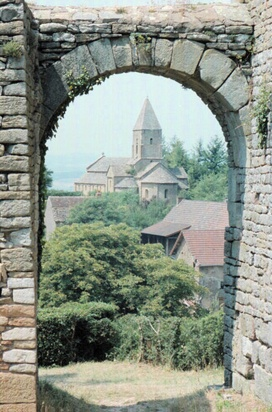
#> input picture computer_vis_course/samples/ARCH.JPG, 272 x 412 px, shrunk from 457 x 691 before the run, found by its file name
$ jupyter execute ch1_EOC_Questions.ipynb   (shell and % lines are left out)   (older library calls are emulated)
#> lines starting #> are read from the running program, lines starting #| are printed output that depends on the picture
# CH1 End of Chapter Problems

1. Take an image and apply Gaussian blur like in Figure 1.9.

Plot the image contours for increasing values of sigma.

What happens? Can you explain why?

[cell 1]
from PIL import Image
import numpy as np
from matplotlib import pyplot as plt
from IPython.display import display
import os
from scipy.ndimage import filters, gaussian_filter
from matplotlib.lines import Line2D
from ipywidgets import interact, fixed

[cell 2]
# Lets get an im
im = Image.open('samples/arch.jpg').convert('L')
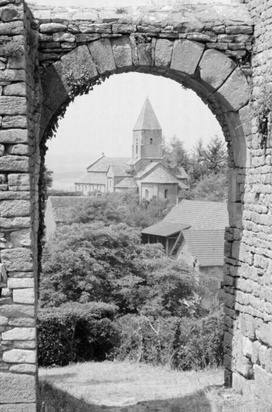
#> im: PIL image 272x412 L; min 0, max 253, mean 146.6
# display(im)
# implementing gaussian smoothing on im
im_arr = np.array(im)
sigma = 3
def smooth(arr,sigma):
#> called with sigma = 1
    return gaussian_filter(input=arr, sigma =sigma)
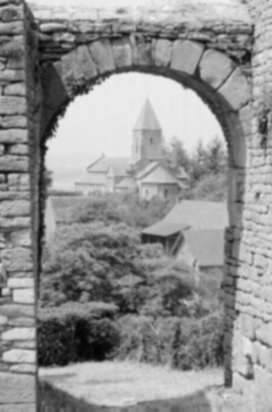
#> returned value: shape (412, 272); min 2, max 242, mean 145.6

# Visualize for different values of sigma
plt.figure().set_size_inches(10,10)
plt.imshow(im_arr, cmap='gray')
plt.contour(smooth(im_arr, 1), colors='red')
#> (this line was passed over: IPython is not available in this run)
plt.contour(smooth(im_arr, 3),  colors='blue')
#> call 2 of smooth, with sigma = 3
#> in smooth (call 2), `return gaussian_filter(input=arr, sigma =sigma)`:
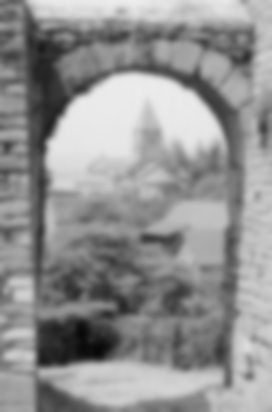
#> returned value: shape (412, 272); min 7, max 236, mean 145.6
#> (this line was passed over: IPython is not available in this run)
plt.contour(smooth(im_arr, 5), colors='green')
#> call 3 of smooth, with sigma = 5
#> in smooth (call 3), `return gaussian_filter(input=arr, sigma =sigma)`:
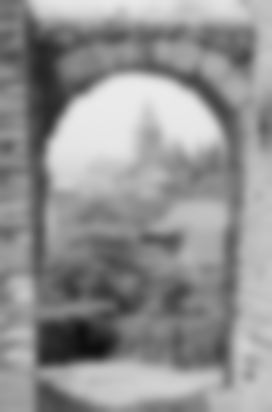
#> returned value: shape (412, 272); min 14, max 235, mean 145.6
#> (this line was passed over: IPython is not available in this run)
plt.contour(smooth(im_arr, 7), colors='yellow')
#> (this line was passed over: IPython is not available in this run)
plt.contour(smooth(im_arr, 9), colors='orange')
#> in smooth (call 5), `return gaussian_filter(input=arr, sigma =sigma)`:
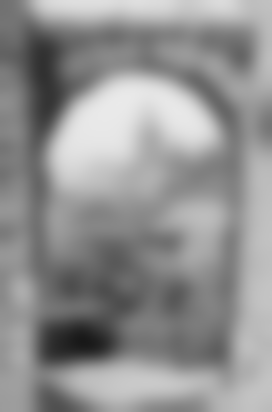
#> returned value: shape (412, 272); min 24, max 234, mean 145.6
#> (this line was passed over: IPython is not available in this run)

# Custom legend
custom_lines = [Line2D([0], [0], color='red', lw=4),
                Line2D([0], [0], color='blue', lw=4),
                Line2D([0], [0], color='green', lw=4),
                Line2D([0], [0], color='yellow', lw=4),
                Line2D([0], [0], color='orange', lw=4)]

# fig, ax = plt.subplots()
# lines = ax.plot(data)
plt.legend(custom_lines, ['Sigma of {}'.format(2*i+1) for i in range(5)])

# plt.legend()
plt.show()

$ run again, with computer_vis_course/samples/Bottles.jpg copied over computer_vis_course/samples/ARCH.JPG
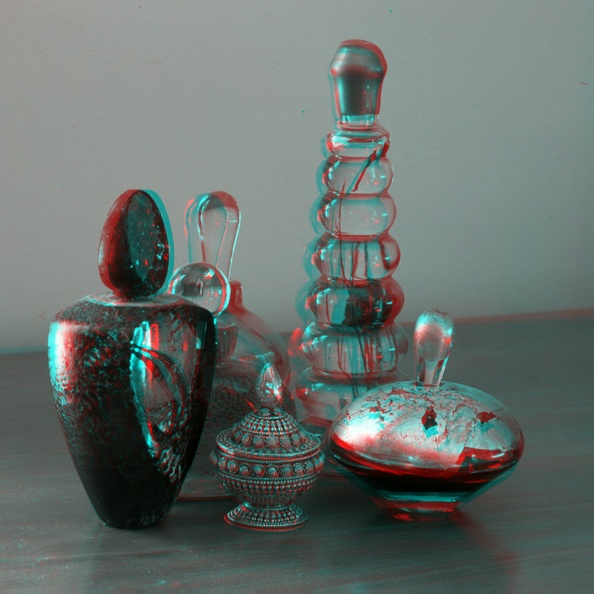
#> input picture computer_vis_course/samples/Bottles.jpg, 594 x 594 px, shrunk from 997 x 997 before the run, found by its file name
#> `im = Image.open('samples/arch.jpg').convert('L')`:
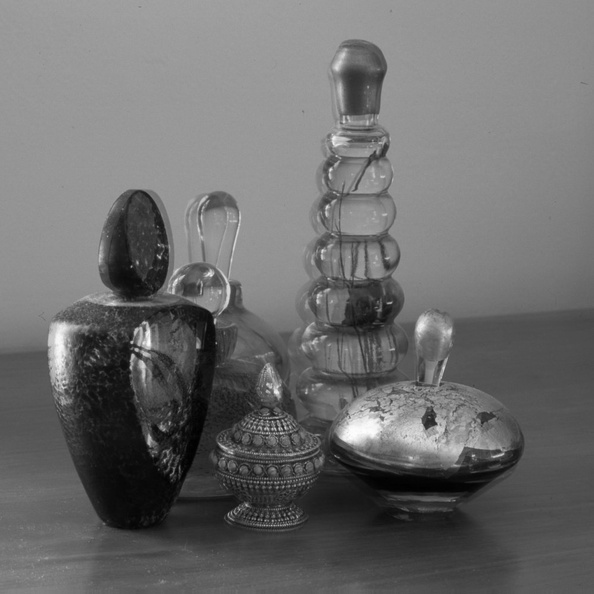
#> im: PIL image 594x594 L; min 0, max 255, mean 108.4
#> in smooth (call 3), `return gaussian_filter(input=arr, sigma =sigma)`:
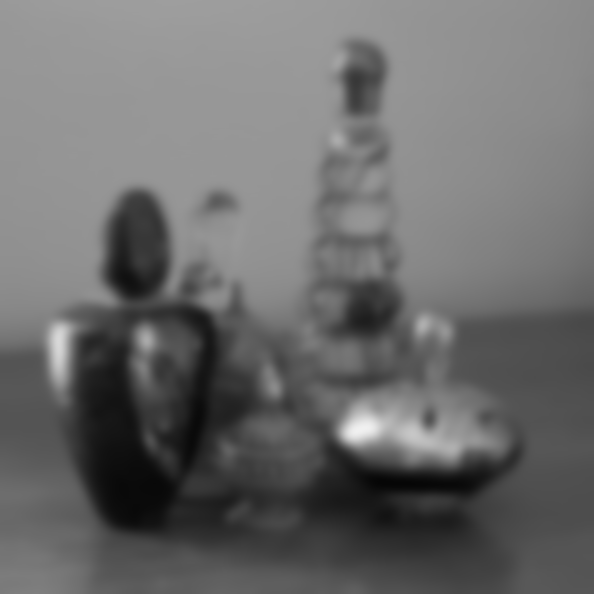
#> returned value: shape (594, 594); min 6, max 240, mean 107.4

$ run again, with computer_vis_course/samples/Elephant far.jpg copied over computer_vis_course/samples/ARCH.JPG
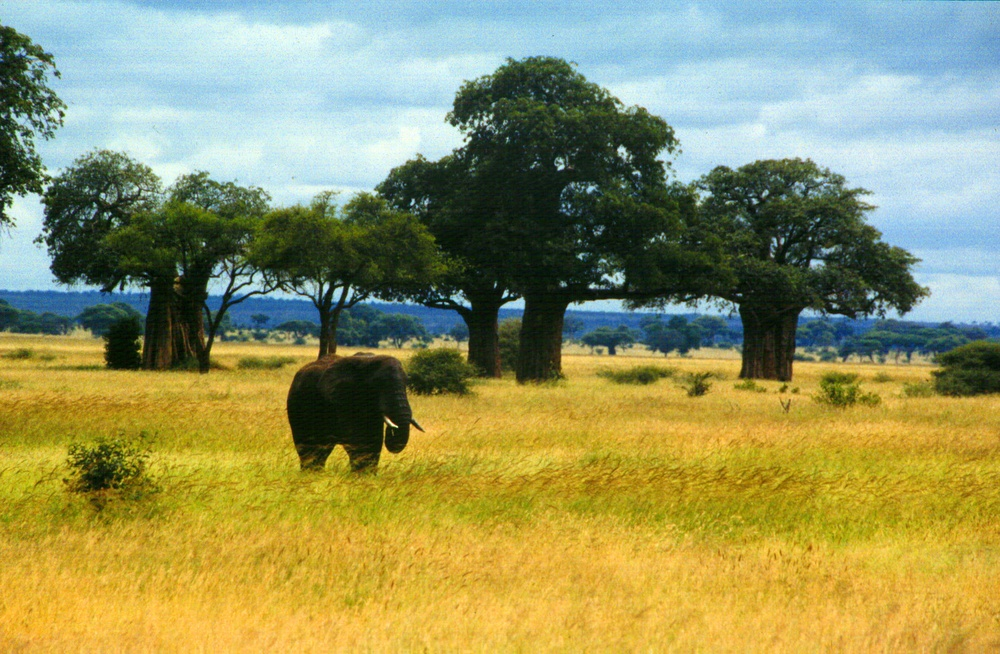
#> input picture computer_vis_course/samples/Elephant far.jpg, 1000 x 654 px, shrunk from 1828 x 1196 before the run, found by its file name
#> `im = Image.open('samples/arch.jpg').convert('L')`:
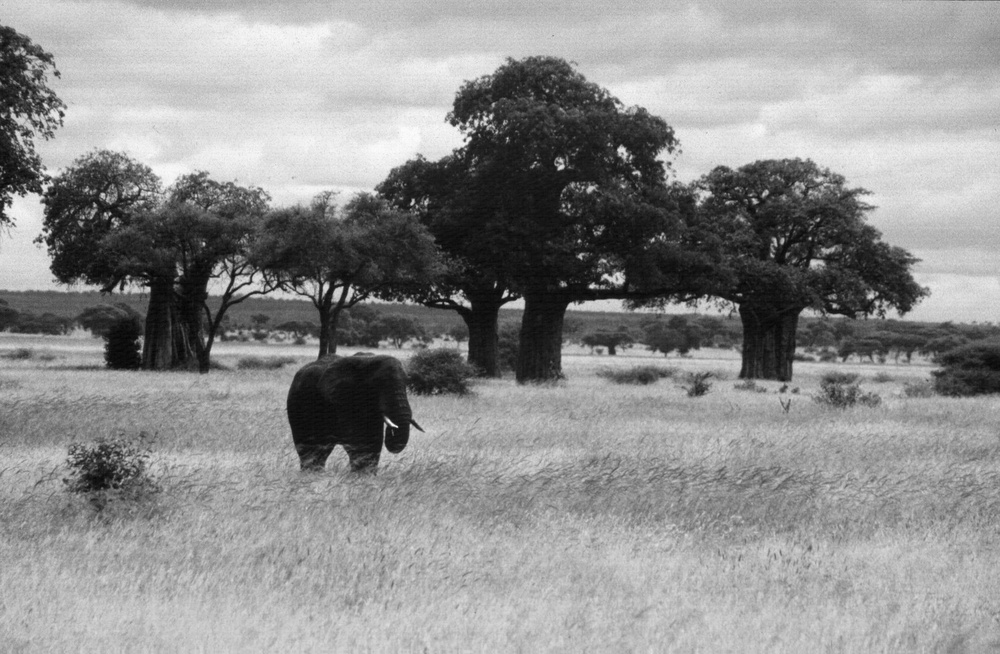
#> im: PIL image 1000x654 L; min 3, max 253, mean 142.9
#> in smooth (call 4), `return gaussian_filter(input=arr, sigma =sigma)`:
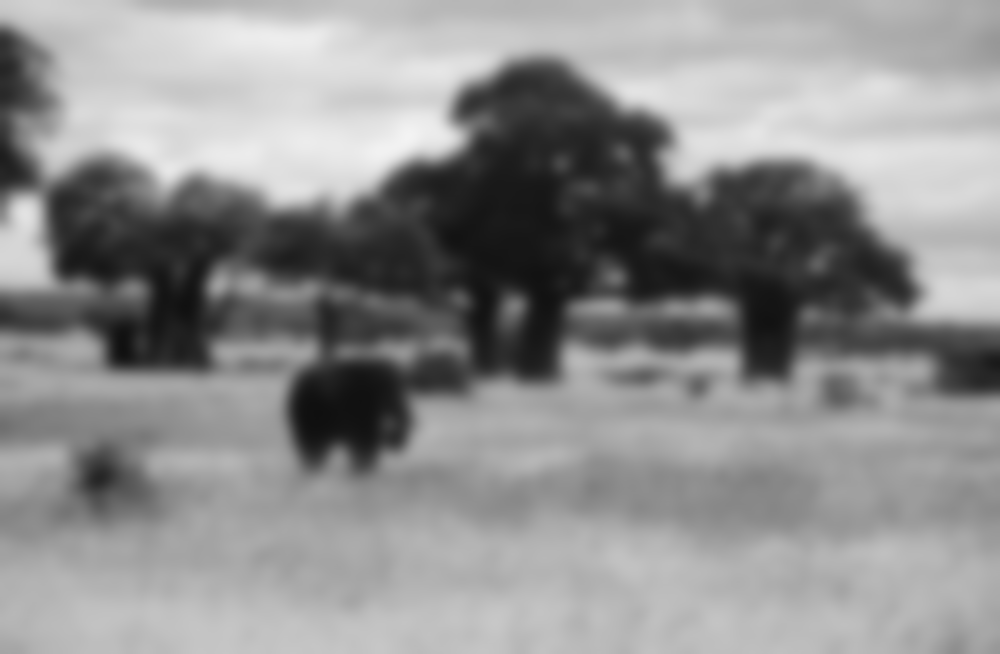
#> returned value: shape (654, 1000); min 15, max 243, mean 141.9
